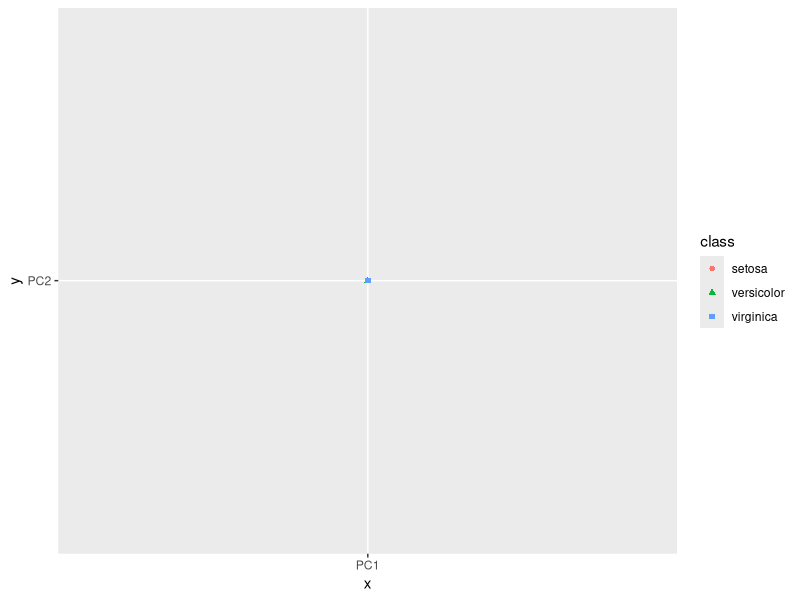

The R script that drew this image: (Note: this script raises an error after producing the figure.)
# You need these packages for the example to run
install.packages("randomForest")
library(randomForest)
library(ROCR)
library(MASS)
library(ggplot2)
#Scaling of the data (iris data with 4 variables and 3 classes)
log <- log10(iris[,1:4])
data2<-scale(log, center = TRUE, scale = TRUE)
class<-iris[,5]
#PCA analysis

pca<-prcomp(data2, center = TRUE,scale. = TRUE)
#calculating %variance
variance_PC<-100*pca$sdev^2/sum(pca$sdev)
#Add plotting 
PCA_scores<-as.data.frame(pca$x)
ggplot(PCA_scores[,1:2],aes(x='PC1', y='PC2', shape=class, color=class)) +geom_point()
#COmparing PCA and URF
Iris.urf <- randomForest(data2)
crowsD<-nrow(Iris.urf$proximity)
R = do.call(cbind, rep(list(rowMeans(Boston.urf$proximity)), crowsD))
C = do.call(cbind, rep(list(colMeans(Boston.urf$proximity)), crowsD))
Doublecenter <-Iris$proximity-M-R-mean(Boston.urf$proximity[])
PCA_URF<-prcomp(Doublecenter)
scores<-data.frame(PCA_URF$x[,1:2])
ggplot(scores[,1:2], aes(x=PC1, y=PC2, shape=class, color=class)) + geom_point()
